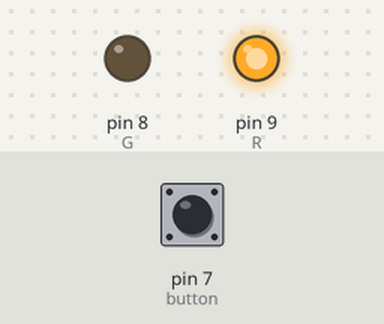
Recording of a sketch running on a simulated Arduino Uno, built with avr-gcc and run on an emulated ATmega328P. On the bench: output pins drawn as LEDs (lit = HIGH). Inputs (shaded band) come from the test bench; at power-on: pin 7 (button) LOW.

Above: at 3.0 s.
At 9.0 s:
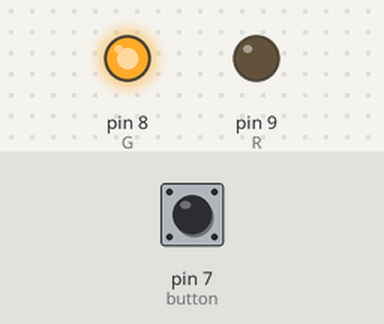
Timing chart, 0 to 15.6 s (numbered marks = the images above):
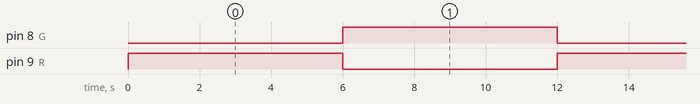

Measured:
- by itself, pin 8 (G), pin 9 (R): alternates HIGH for 6.0 s and LOW for 6.0 s

The sketch:

test_double_press_button_N.ino
```cpp
int button = 7;
unsigned long pressTime;
int R = 9;
int G = 8;

void setup() {

pinMode(button,INPUT);
pinMode(R,OUTPUT);
pinMode(G,OUTPUT);
digitalWrite(R,LOW);
digitalWrite(G,LOW);

}

void loop() {
  int state = digitalRead(button);
  if (state == HIGH && (millis()-pressTime)<=1000);
  {
      pressTime = millis();
      changeLight1();
  }

  if(state == HIGH && (millis()-pressTime)>1000);
    {
      pressTime = millis();
      changeLight2();
      }
}

void changeLight1(){
  digitalWrite(R,HIGH);
  digitalWrite(G,LOW);
  delay(1000);

  delay(5000);

  }

void changeLight2(){
  digitalWrite(R,LOW);
  digitalWrite(G,HIGH);
  delay(1000);

  delay(5000);

  }
```
